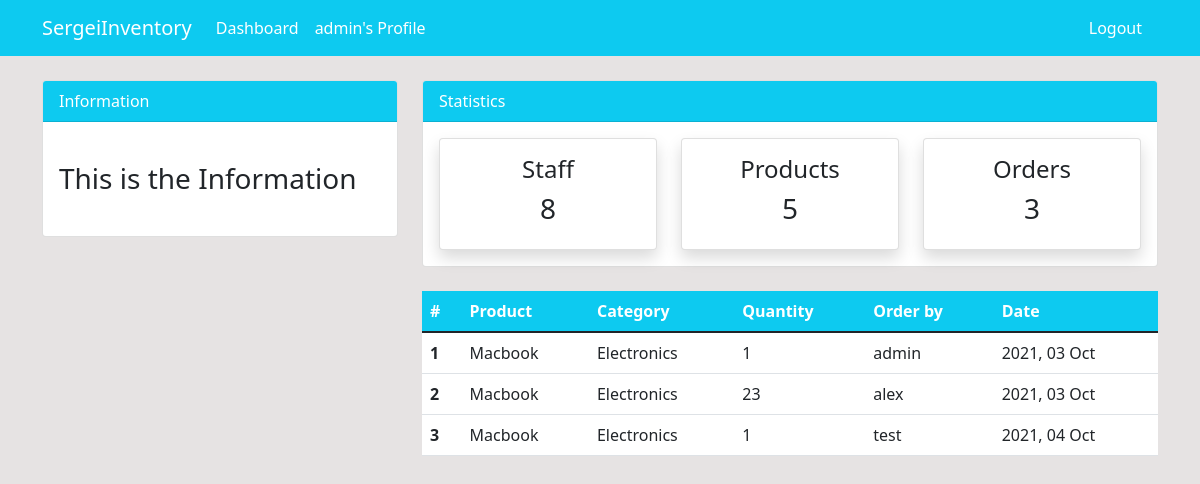
/order/ (signed in), run on the app's committed database.
### dashboard/models.py (models this page shows, shortened)
class Order(models.Model):
    product = models.ForeignKey(Product, on_delete=models.CASCADE, null=True)
    staff = models.ForeignKey(User, on_delete=models.CASCADE)
    order_quantity = models.PositiveIntegerField(null=True)
    date = models.DateTimeField(auto_now_add=True)

class Product(models.Model):
    name = models.CharField(max_length=255, null=True)
    category = models.ForeignKey(Category, on_delete=models.CASCADE, null=True)
    quantity = models.PositiveIntegerField(null=True)

class Category(models.Model):
    name = models.CharField(max_length=255, null=True)

### dashboard/views.py (the view)
# urls.py: path('order/', views.order, name='dashboard-order')
@login_required
def order(request):
    orders = Order.objects.all()
    context = {
        'orders': orders
    }
    return render(request, 'dashboard/order.html', context)

### dashboard/context_processors.py (called while the page is built)
def menu_products(request):
    return {"products_list": Product.objects.all()}

def menu_orders(request):
    return {"orders_list": Order.objects.all()}

def menu_staff(request):
    return {"workers_list": User.objects.all()}

### dashboard/templates/dashboard/order.html (shortened to what this page needs)
{% extends 'partials/base.html' %}
{% block content %}
{% include 'partials/topnav.html' %}
<div class="container">
  <div class="row my-4">
    <div class="col-md-4">
    </div>
    <div class="col-md-8">
      <table class="table bg-white">
        <thead class="bg-info">
          <tr class="text-white">
            <th scope="col">#</th>
            <th scope="col">Product</th>
            <th scope="col">Category</th>
            <th scope="col">Quantity</th>
            <th scope="col">Order by</th>
            <th scope="col">Date</th>
          </tr>
        </thead>
        <tbody>
          {% for order in orders %}
          <tr>
            <th scope="row">{{ forloop.counter }}</th>
            <td>{{ order.product.name }}</td>
            <td>{{ order.product.category.name }}</td>
            <td>{{ order.order_quantity }}</td>
            <td>{{ order.staff.username }}</td>
            <td>{{ order.date|date:"Y, d M" }} </td>
          </tr>
          {% endfor %}
        </tbody>
      </table>
    </div>
  </div>
</div>
{% endblock %}

### dashboard/templates/partials/nav.html (shortened to what this page needs)
<nav class="navbar navbar-expand-lg navbar-info bg-info">
  <div class="container">
    <a
      class="navbar-brand text-white"
      href="{% url 'dashboard-index' %}"
    >SergeiInventory</a>
    <div
      class="collapse navbar-collapse"
      id="navbarSupportedContent"
    >
      {% if request.user.is_authenticated %}
      <ul class="navbar-nav mr-auto">
        <li class="nav-item active">
          <a
            class="nav-link text-white"
            href="{% url 'dashboard-index' %}"
          >Dashboard</a>
        </li>
      </ul>
      <ul class="navbar-nav ml-auto">
        <li class="nav-item active">
          <a
            class="nav-link text-white"
            href="{% url 'user-profile' %}"
          >{{ request.user.username }}'s Profile</a>
        </li>
      </ul>
      {% endif %}
    </div>
    <div class="d-flex">
      {% if request.user.is_authenticated %}
      <a
        class="nav-link text-white"
        href="{% url 'user-logout' %}"
      >Logout</a>
      {% endif %}
    </div>
  </div>
</nav>

### static/css/style.css (style rules this page uses)
body { background: rgb(230, 227, 227); }

### data on the page
Order: product.name "Macbook", product.category.name "Electronics", order_quantity "1", staff.username "admin", date "2021, 03 Oct"
Order: product.name "Macbook", product.category.name "Electronics", order_quantity "23", staff.username "alex", date "2021, 03 Oct"
Order: product.name "Macbook", product.category.name "Electronics", order_quantity "1", staff.username "test", date "2021, 04 Oct"

### other printed values
{{ request.user.username }} "admin"
{{ workers_list.count }} "8"
{{ products_list.count }} "5"
{{ orders_list.count }} "3"
